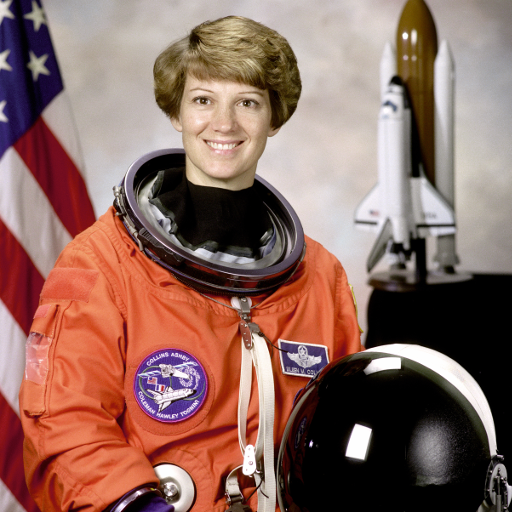
#> input picture python/astronaut.png, 512 x 512 px
$ python -i psf.py   (imports and definitions only)
#> lines starting #> are read from the running program, lines starting #| are printed output that depends on the picture
### python/deconv/utils.py
"""Shared helpers: FFT convolution, PSF<->OTF, boundary handling, noise
estimation, image I/O and quality metrics.

Only numpy / scipy / matplotlib (+ Pillow, which matplotlib ships with)
are required.
"""
from __future__ import annotations

import numpy as np
from scipy import ndimage

# --------------------------------------------------------------------------
# PSF / OTF
# --------------------------------------------------------------------------

def normalize_psf(psf: np.ndarray) -> np.ndarray:
    """Clip negatives and scale the PSF so it sums to 1 (energy preserving)."""
    psf = np.clip(np.asarray(psf, dtype=np.float64), 0, None)
    s = psf.sum()
    if s <= 0:
        raise ValueError("PSF has no positive energy")
    return psf / s


def psf2otf(psf: np.ndarray, shape: tuple[int, int]) -> np.ndarray:
    """Zero-pad a PSF to `shape` and circularly shift its centre to (0, 0)
    before taking the FFT (equivalent to MATLAB's psf2otf)."""
    psf = np.asarray(psf, dtype=np.float64)
    pad = np.zeros(shape, dtype=np.float64)
    ph, pw = psf.shape
    pad[:ph, :pw] = psf
    pad = np.roll(pad, (-(ph // 2), -(pw // 2)), axis=(0, 1))
    return np.fft.fft2(pad)


# [77 lines left out: functions otf2psf, fft_convolve, blur, edgetaper, pad_for_fft, prepare and 1 more, not called in this run]


# --------------------------------------------------------------------------
# I/O
# --------------------------------------------------------------------------

def to_gray(img: np.ndarray) -> np.ndarray:
    if img.ndim == 2:
        return img
    return img[..., :3] @ np.array([0.299, 0.587, 0.114])


# [31 lines left out: functions load_image, save_image, load_psf, not called in this run]


# --------------------------------------------------------------------------
# Metrics
# --------------------------------------------------------------------------

def psnr(ref: np.ndarray, img: np.ndarray, data_range: float = 1.0) -> float:
    mse = np.mean((np.asarray(ref, float) - np.asarray(img, float)) ** 2)
    return float("inf") if mse == 0 else float(10 * np.log10(data_range ** 2 / mse))


# [11 lines left out: function ssim, not called in this run]

### python/deconv/psf.py
"""Point-spread-function models and estimators.

Models
------
gaussian_psf(sigma)              optical / atmospheric / sensor blur
disk_psf(radius)                 defocus (geometric optics: uniform disk)
motion_psf(length, angle)        linear camera / object motion

Estimators
----------
estimate_from_point_source(img)  crop + register + stack isolated bright points
estimate_from_edge(img)          slanted-edge ESF -> LSF -> Gaussian sigma
estimate_gaussian_blind(img)     fit the radial power spectrum (no target needed)
estimate_defocus_blind(img)      match spectrum zeros of a disk OTF
estimate_motion_blind(img)       spectrum stripe angle + cepstrum length
blind_estimate(img, size)        non-parametric kernel by multi-scale
                                 alternating minimisation (Cho & Lee style)
estimate_psf(img, kind=...)      dispatcher, incl. kind='auto'
"""
from __future__ import annotations

import numpy as np
from scipy import ndimage, optimize
from scipy import fft as _sfft

from .utils import normalize_psf, psf2otf, to_gray

# ==========================================================================
# PSF models
# ==========================================================================

def _odd(n: float) -> int:
    n = int(np.ceil(n))
    return n if n % 2 == 1 else n + 1


def gaussian_psf(sigma: float, size: int | None = None) -> np.ndarray:
    """Isotropic 2-D Gaussian PSF.  size defaults to ~ 6.5 sigma (odd)."""
    sigma = max(float(sigma), 1e-3)
    size = size or max(3, _odd(6.5 * sigma))
    r = (size - 1) / 2
    y, x = np.mgrid[-r:r + 1, -r:r + 1]
    return normalize_psf(np.exp(-(x ** 2 + y ** 2) / (2 * sigma ** 2)))


def disk_psf(radius: float, size: int | None = None, oversample: int = 8) -> np.ndarray:
    """Uniform (pillbox) defocus PSF with anti-aliased rim."""
    radius = max(float(radius), 0.5)
    size = size or _odd(2 * radius + 3)
    r = (size - 1) / 2
    n = size * oversample
    c = (np.arange(n) + 0.5) / oversample - 0.5 - r
    yy, xx = np.meshgrid(c, c, indexing="ij")
    hi = (xx ** 2 + yy ** 2 <= radius ** 2).astype(float)
    psf = hi.reshape(size, oversample, size, oversample).mean(axis=(1, 3))
    return normalize_psf(psf)


def motion_psf(length: float, angle: float = 0.0, size: int | None = None,
               oversample: int = 8) -> np.ndarray:
    """Linear motion blur of `length` pixels.  `angle` in degrees, measured
    counter-clockwise from the +x axis as seen on screen (row index grows
    downward, so +angle tilts the streak up-right)."""
    length = max(float(length), 1.0)
    size = size or _odd(length + 3)
    r = (size - 1) / 2
    t = np.deg2rad(angle)
    n = size * oversample
    psf_hi = np.zeros((n, n))
    m = int(np.ceil(length * oversample * 4)) + 1
    s = np.linspace(-length / 2, length / 2, m)
    xs = (s * np.cos(t) + r + 0.5) * oversample - 0.5
    ys = (-s * np.sin(t) + r + 0.5) * oversample - 0.5
    xi = np.clip(np.round(xs).astype(int), 0, n - 1)
    yi = np.clip(np.round(ys).astype(int), 0, n - 1)
    np.add.at(psf_hi, (yi, xi), 1.0)
    psf_hi = ndimage.gaussian_filter(psf_hi, oversample * 0.35)
    psf = psf_hi.reshape(size, oversample, size, oversample).sum(axis=(1, 3))
    return normalize_psf(psf)


# [21 lines left out: functions make_psf, center_psf, not called in this run]


def _window(shape):
    return np.outer(np.hanning(shape[0]), np.hanning(shape[1]))


def _log_spectrum(img: np.ndarray) -> np.ndarray:
    """Centered log-magnitude spectrum of a Hann-windowed, square crop."""
    g = to_gray(img).astype(float)
    n = min(g.shape)
    n -= n % 2
    y0, x0 = (g.shape[0] - n) // 2, (g.shape[1] - n) // 2
    g = g[y0:y0 + n, x0:x0 + n]
    g = (g - g.mean()) * _window(g.shape)
    return np.log(np.abs(np.fft.fftshift(np.fft.fft2(g))) + 1e-8)


def _radial_profile(a: np.ndarray, nbins: int | None = None):
    n = a.shape[0]
    c = n // 2
    y, x = np.indices(a.shape)
    r = np.hypot(y - c, x - c)
    rb = r.astype(int)
    nbins = nbins or c
    sums = np.bincount(rb.ravel(), a.ravel(), minlength=nbins)[:nbins]
    cnt = np.bincount(rb.ravel(), minlength=nbins)[:nbins]
    prof = sums / np.maximum(cnt, 1)
    f = np.arange(nbins) / n     # cycles / pixel
    return f, prof


# ==========================================================================
# 1. From point sources (stars, beads, pin-holes, specular glints)
# ==========================================================================

# [134 lines left out: functions find_point_sources, estimate_from_point_source, _best_edge_roi, estimate_from_edge, not called in this run]


# ==========================================================================
# 3. Blind parametric estimation from the power spectrum
# ==========================================================================

def estimate_gaussian_blind(img: np.ndarray):
    """Blind Gaussian sigma from the radially averaged power spectrum.

    Model (natural-image statistics):
        P(f) = A f^-alpha * exp(-4 pi^2 sigma^2 f^2) + N
    i.e. a 1/f^alpha scene spectrum attenuated by the Gaussian OTF^2 plus a
    white noise floor.  Fit in log domain.  Returns (psf, sigma)."""
    ls = _log_spectrum(img)
    f, prof = _radial_profile(2 * ls)        # log power
    sel = (f > 0.01) & (f < 0.5)
    f, lp = f[sel], prof[sel]

    def model(q):
        logA, alpha, sigma, logN = q
        return np.logaddexp(logA - alpha * np.log(f) - 4 * np.pi ** 2 * sigma ** 2 * f ** 2, logN)

    best = None
    for s0 in (0.7, 1.5, 3.0, 6.0):
        q0 = [lp[0] + 2 * np.log(f[0]), 2.0, s0, lp[-1]]
        r = optimize.least_squares(lambda q: model(q) - lp, q0,
                                   bounds=([-np.inf, 1.0, 0.0, -np.inf], [np.inf, 3.5, 30, np.inf]))
        if best is None or r.cost < best.cost:
            best = r
    sigma = float(best.x[2])
    return gaussian_psf(max(sigma, 0.3)), sigma


def _whitened_radial(img):
    """Radial log spectrum with the smooth 1/f trend removed - spectral zeros
    of the OTF show up as dips."""
    ls = _log_spectrum(img)
    f, prof = _radial_profile(ls)
    sel = (f > 0.005) & (f < 0.45)
    f, prof = f[sel], prof[sel]
    trend = ndimage.uniform_filter1d(prof, max(5, len(prof) // 6), mode="nearest")
    return f, prof - trend


def estimate_defocus_blind(img: np.ndarray, r_range=(1.0, 25.0),
                           return_score: bool = False):
    """Blind defocus radius: correlate the whitened radial log spectrum with
    the log |OTF| of disks of candidate radius (zeros of 2 J1(x)/x).
    Returns (psf, radius)."""
    from scipy.special import j1
    f, wp = _whitened_radial(img)
    wp = (wp - wp.mean()) / (wp.std() + 1e-12)
    best_r, best_s = r_range[0], -np.inf
    for R in np.arange(r_range[0], r_range[1] + 1e-9, 0.1):
        x = 2 * np.pi * R * f
        otf = np.abs(2 * j1(x) / np.maximum(x, 1e-9))
        m = np.log(otf + 0.02)
        m = m - ndimage.uniform_filter1d(m, max(5, len(m) // 6), mode="nearest")
        m = (m - m.mean()) / (m.std() + 1e-12)
        s = np.mean(m * wp)
        if s > best_s:
            best_s, best_r = s, R
    if return_score:
        return disk_psf(best_r), float(best_r), float(best_s)
    return disk_psf(best_r), float(best_r)


def estimate_motion_blind(img: np.ndarray, max_length: int = 60):
    """Blind linear-motion estimate.

    angle  : motion blur multiplies the spectrum by a sinc along the motion
             direction, producing parallel dark stripes perpendicular to it.
             We project the trend-removed log spectrum at every angle; the
             projection along the stripes oscillates most (Radon method).
    length : the sinc zeros are spaced N/L bins apart, so the cepstrum
             (IFFT of log|G|) has a strong negative peak at distance L along
             the motion direction.
    Returns (psf, length, angle_deg)."""
    ls = _log_spectrum(img)
    n = ls.shape[0]
    c = n // 2
    # remove radial trend
    y, x = np.indices(ls.shape)
    r = np.hypot(y - c, x - c)
    f, prof = _radial_profile(ls)
    trend = np.interp(r, np.arange(len(prof)), ndimage.uniform_filter1d(prof, 5))
    wl = (ls - trend) * (r < 0.45 * n) * (r > 2)
    # Radon-style projection variance
    def proj_var(a):
        rot = ndimage.rotate(wl, -a, reshape=False, order=1)
        return np.var(rot.sum(axis=0)[c - n // 3:c + n // 3])
    coarse = np.arange(0, 180, 2.0)                     # coarse search ...
    a0 = coarse[int(np.argmax([proj_var(a) for a in coarse]))]
    fine = np.arange(a0 - 2, a0 + 2.01, 0.25)            # ... then refine
    best_a = float(fine[int(np.argmax([proj_var(a) for a in fine]))]) % 180
    angle = best_a          # direction (in spectrum) across which values oscillate
    # cepstrum along the motion direction
    g = to_gray(img).astype(float)
    m = min(g.shape); m -= m % 2
    g = g[:m, :m]
    G = np.fft.fft2((g - g.mean()) * _window(g.shape))
    cep = np.real(np.fft.ifft2(np.log(np.abs(G) + 1e-8)))
    cep = np.fft.fftshift(cep)
    cc = m // 2
    t = np.deg2rad(angle)
    rs = np.arange(2, min(max_length, cc - 1), 0.25)
    coords = np.array([cc - rs * np.sin(t), cc + rs * np.cos(t)])
    line = ndimage.map_coordinates(cep, coords, order=1)
    coords2 = np.array([cc + rs * np.sin(t), cc - rs * np.cos(t)])
    line = 0.5 * (line + ndimage.map_coordinates(cep, coords2, order=1))
    # the blur shows up as the most negative cepstral value (first sinc-zero
    # period); restrict to r >= 3 where the central lobe has decayed
    sel = rs >= 3
    length = float(rs[sel][np.argmin(line[sel])])
    # PSF angle convention: CCW from +x on screen.  The spectrum stripes are
    # perpendicular to motion, and the oscillation direction == motion dir.
    psf_angle = angle % 180
    return motion_psf(length, psf_angle), length, float(psf_angle)


# ==========================================================================
# 4. Non-parametric blind kernel estimation
# ==========================================================================

# [109 lines left out: functions _l0_latent, _kernel_step, blind_estimate, not called in this run]


# ==========================================================================
# Dispatcher
# ==========================================================================

def estimate_psf(img: np.ndarray, kind: str = "auto", **kw):
    """Estimate a PSF.

    kind : 'point'    from point sources            (kw: size, centers)
           'edge'     from a straight edge          (kw: roi)
           'gaussian' blind Gaussian (spectrum)
           'defocus'  blind disk radius (spectrum zeros)
           'motion'   blind linear motion (Radon + cepstrum)
           'blind'    non-parametric kernel         (kw: size)
           'auto'     run the parametric blind estimators and keep the one
                      whose model best explains the spectrum
    Returns (psf, info_dict)."""
    kind = kind.lower()
    if kind == "point":
        return estimate_from_point_source(img, **kw), {"kind": "point"}
    if kind == "edge":
        psf, s = estimate_from_edge(img, **kw)
        return psf, {"kind": "gaussian", "sigma": s, "source": "edge"}
    if kind == "gaussian":
        psf, s = estimate_gaussian_blind(img)
        return psf, {"kind": "gaussian", "sigma": s}
    if kind in ("defocus", "disk"):
        psf, r = estimate_defocus_blind(img, **kw)
        return psf, {"kind": "disk", "radius": r}
    if kind == "motion":
        psf, L, a = estimate_motion_blind(img, **kw)
        return psf, {"kind": "motion", "length": L, "angle": a}
    if kind == "blind":
        return blind_estimate(img, **kw), {"kind": "blind"}
    if kind == "auto":
        return _auto(img)
    raise ValueError(f"unknown kind {kind!r}")


def _spectrum_fit_score(img, psf):
    """How well log|OTF| explains the whitened 2-D log spectrum
    (correlation, higher is better)."""
    ls = _log_spectrum(img)
    n = ls.shape[0]
    otf = np.fft.fftshift(np.abs(psf2otf(psf, (n, n))))
    m = np.log(otf + 0.02)
    c = n // 2
    y, x = np.indices(ls.shape)
    r = np.hypot(y - c, x - c)
    sel = (r > 3) & (r < 0.45 * n)
    # remove radial trend from the image spectrum
    f, prof = _radial_profile(ls)
    t = np.interp(r, np.arange(len(prof)), ndimage.uniform_filter1d(prof, 9))
    a = (ls - t)[sel]
    f2, prof2 = _radial_profile(m)
    t2 = np.interp(r, np.arange(len(prof2)), ndimage.uniform_filter1d(prof2, 9))
    b = (m - t2)[sel]
    if b.std() < 1e-6:
        return 0.0
    return float(np.corrcoef(a, b)[0, 1])


def _auto(img, motion_thr: float = 0.28, disk_thr: float = 0.55):
    """Pick the PSF family automatically.

    * motion : 2-D correlation between the whitened log spectrum and the
               estimated motion OTF (straight parallel zero-stripes).
    * disk   : 1-D correlation of the radial spectrum with Bessel zero rings.
    * Gaussian OTFs have no zeros, so when neither zero pattern is found the
      blind Gaussian fit is used.
    Thresholds were calibrated on synthetic blurs of natural images."""
    pm, L, a = estimate_motion_blind(img)
    ms = _spectrum_fit_score(img, pm)
    pd, R, ds = estimate_defocus_blind(img, return_score=True)
    scores = {"motion": round(ms, 3), "disk": round(ds, 3)}
    if ms >= motion_thr:
        return pm, {"kind": "motion", "length": L, "angle": a, "scores": scores}
    if ds >= disk_thr:
        return pd, {"kind": "disk", "radius": R, "scores": scores}
    pg, sg = estimate_gaussian_blind(img)
    return pg, {"kind": "gaussian", "sigma": sg, "scores": scores}

>>> import cv2
>>> picture = cv2.imread('../astronaut.png', cv2.IMREAD_GRAYSCALE)
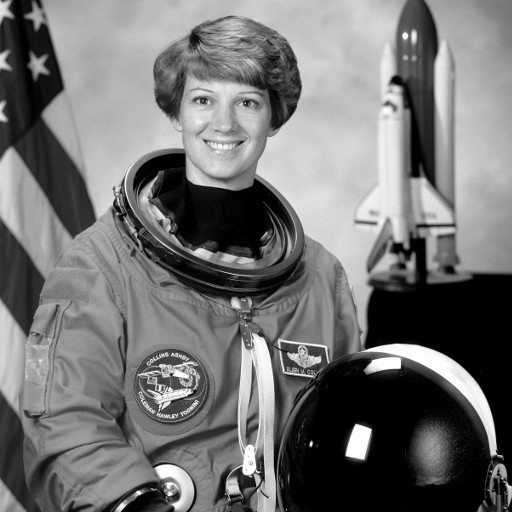
#> picture: shape (512, 512); min 0, max 255, mean 115
>>> result = estimate_psf(picture)
#> in _log_spectrum, `g = (g - g.mean()) * _window(g.shape)`:
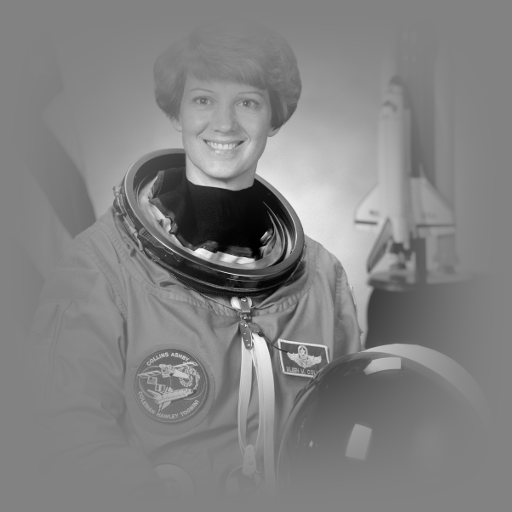
#> g: shape (512, 512) float64; min -114.9, max 110, mean 0.4; drawn with min black and max white
#> in _log_spectrum, `return np.log(np.abs(np.fft.fftshift(np.fft.fft2(g))) + 1e-8)`:
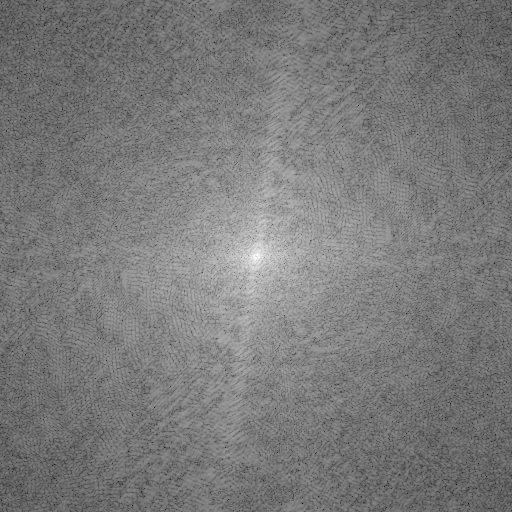
#> returned value: shape (512, 512) float64; min 1.08, max 14.12, mean 7.34; drawn with min black and max white
#> in _radial_profile, `sums = np.bincount(rb.ravel(), a.ravel(), minlength=nbins)[:nbins]`: sums = 256 values, max 11031.6 at index 255, min 11.53 at index 0, mean 6102.8
#> in _radial_profile, `prof = sums / np.maximum(cnt, 1)`: prof = 256 values, max 13.71 at index 2, min 6.79 at index 251, mean 8.32
#> in estimate_motion_blind, `f, prof = _radial_profile(ls)`: f = 256 values from 0 to 0.498
#> in estimate_motion_blind, `trend = np.interp(r, np.arange(len(prof)), ndimage.uniform_filter1d(pr..`:
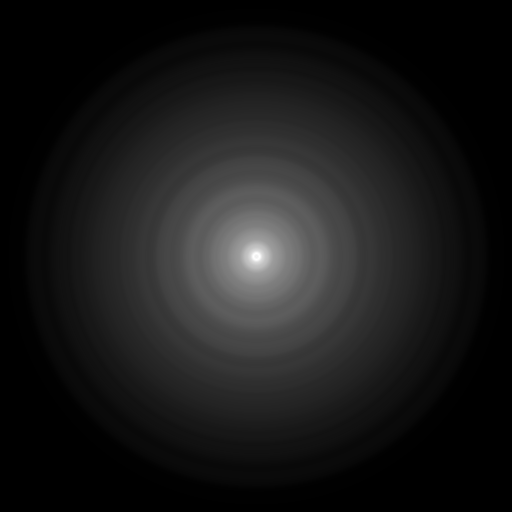
#> trend: shape (512, 512) float64; min 6.8, max 13.02, mean 7.42; drawn with min black and max white
#> in estimate_motion_blind, `trend = np.interp(r, np.arange(len(prof)), ndimage.uniform_filter1d(pr..`:
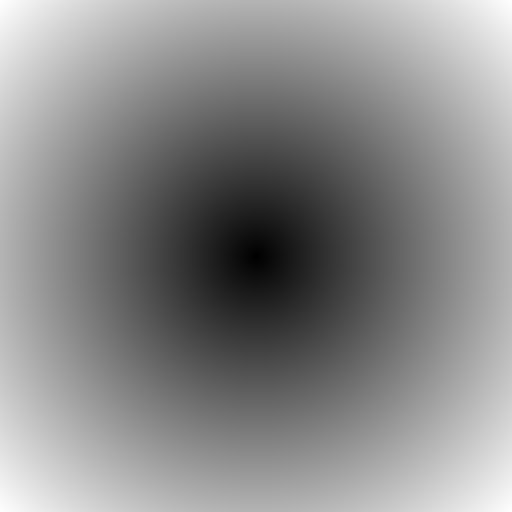
#> r: shape (512, 512) float64; min 0, max 362, mean 195.9; drawn with min black and max white
#> in estimate_motion_blind, `wl = (ls - trend) * (r < 0.45 * n) * (r > 2)`:
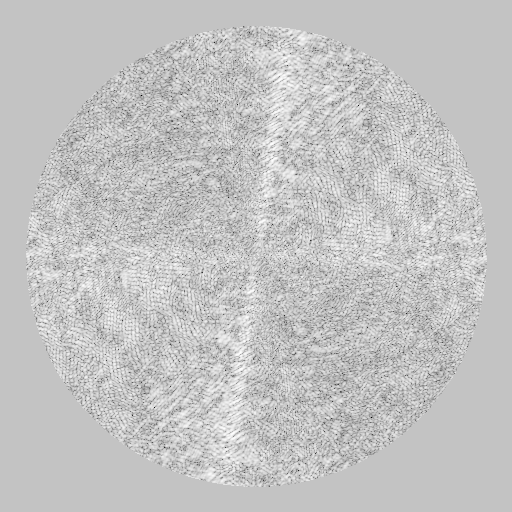
#> wl: shape (512, 512) float64; min -5.5, max 1.66, mean 0.00384; drawn with min black and max white
#> in proj_var (call 40), `rot = ndimage.rotate(wl, -a, reshape=False, order=1)`:
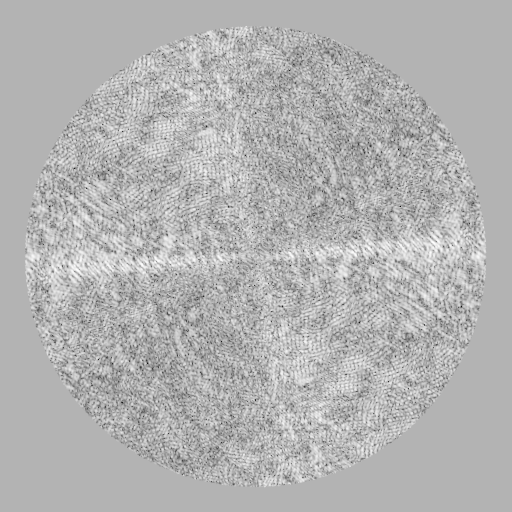
#> rot: shape (512, 512) float64; min -3.84, max 1.61, mean 0.00384; drawn with min black and max white
#> in estimate_motion_blind, `a0 = coarse[int(np.argmax([proj_var(a) for a in coarse]))]`: a0 = 172
#> in estimate_motion_blind, `line = ndimage.map_coordinates(cep, coords, order=1)`: line = 232 values, max 0.0497 at index 0, min -0.00265 at index 198, mean 0.00522
#> in estimate_motion_blind, `length = float(rs[sel][np.argmin(line[sel])])`: length = 51.5
#> in motion_psf, `size = size or _odd(length + 3)`: size = 55
#> in motion_psf, `r = (size - 1) / 2`: r = 27
#> in motion_psf, `n = size * oversample`: n = 440
#> in motion_psf, `m = int(np.ceil(length * oversample * 4)) + 1`: m = 1649
#> in motion_psf, `xs = (s * np.cos(t) + r + 0.5) * oversample - 0.5`: xs = 1649 values, max 423.1 at index 0, min 15.9 at index 1648, mean 219.5
#> in motion_psf, `ys = (-s * np.sin(t) + r + 0.5) * oversample - 0.5`: ys = 1649 values, max 250.8 at index 0, min 188.2 at index 1648, mean 219.5
#> in motion_psf, `xi = np.clip(np.round(xs).astype(int), 0, n - 1)`: xi = 1649 values, max 423 at index 0, min 16 at index 1646, mean 219.5
#> in motion_psf, `yi = np.clip(np.round(ys).astype(int), 0, n - 1)`: yi = 1649 values, max 251 at index 0, min 188 at index 1640, mean 219.5
#> in normalize_psf, `s = psf.sum()`: s = 1649
#> in _auto, `pm, L, a = estimate_motion_blind(img)`: L = 51.5; a = 171.2
#> in _spectrum_fit_score, `f, prof = _radial_profile(ls)`: f = 256 values from 0 to 0.498
#> in _spectrum_fit_score, `f2, prof2 = _radial_profile(m)`: prof2 = 256 values, max 0.0198 at index 0, min -3.45 at index 249, mean -2.8
#> in _auto, `ms = _spectrum_fit_score(img, pm)`: ms = 0.141
#> in _whitened_radial, `f, prof = _radial_profile(ls)`: f = 256 values from 0 to 0.498
#> in _whitened_radial, `f, prof = f[sel], prof[sel]`: f = 228 values from 0.00586 to 0.449; prof = 228 values, max 13.12 at index 0, min 6.96 at index 226, mean 8.42
#> in _whitened_radial, `trend = ndimage.uniform_filter1d(prof, max(5, len(prof) // 6), mode="n..`: trend = 228 values, max 12.25 at index 0, min 7 at index 227, mean 8.46
#> in estimate_defocus_blind, `f, wp = _whitened_radial(img)`: f = 228 values from 0.00586 to 0.449; wp = 228 values, max 0.874 at index 0, min -0.527 at index 15, mean -0.0382
#> in estimate_defocus_blind, `wp = (wp - wp.mean()) / (wp.std() + 1e-12)`: wp = 228 values, max 7.17 at index 0, min -3.85 at index 15, mean 1.56e-17
#> the loop in estimate_defocus_blind, `for R in np.arange(r_range[0], r_range[1] + 1e-9, 0.1):` made 241 passes
#> (s, best_s, best_r) on passes 1, 2, 3, 4, 6, 20, 21, 30: (-0.0756, -0.0756, 1), (-0.0639, -0.0639, 1.1), (-0.0477, -0.0477, 1.2), (-0.0213, -0.0213, 1.3), (0.0269, 0.0269, 1.5), (0.0417, 0.0417, 2.9), (0.0587, 0.0587, 3), (0.085, 0.085, 3.9)
#> after the loop in estimate_defocus_blind, `for R in np.arange(r_range[0], r_range[1] + 1e-9, 0.1):`: best_r = 18.1; best_s = 0.482
#> in disk_psf, `radius = max(float(radius), 0.5)`: radius = 18.1
#> in disk_psf, `size = size or _odd(2 * radius + 3)`: size = 41
#> in disk_psf, `r = (size - 1) / 2`: r = 20
#> in disk_psf, `n = size * oversample`: n = 328
#> in disk_psf, `c = (np.arange(n) + 0.5) / oversample - 0.5 - r`: c = 328 values from -20.44 to 20.44
#> in _auto, `pd, R, ds = estimate_defocus_blind(img, return_score=True)`: R = 18.1; ds = 0.482
#> in _auto, `scores = {"motion": round(ms, 3), "disk": round(ds, 3)}`: scores = {'motion': 0.141, 'disk': 0.482}
#> in estimate_gaussian_blind, `f, prof = _radial_profile(2 * ls)`: f = 256 values from 0 to 0.498; prof = 256 values, max 27.43 at index 2, min 13.58 at index 251, mean 16.63
#> in estimate_gaussian_blind, `f, lp = f[sel], prof[sel]`: f = 250 values from 0.0117 to 0.498; lp = 250 values, max 24.7 at index 0, min 13.58 at index 245, mean 16.42
#> the loop in estimate_gaussian_blind, `for s0 in (0.7, 1.5, 3.0, 6.0):` made 4 passes
#> q0 on passes 1 to 3: [15.81, 2, 0.7, 13.59], [15.81, 2, 1.5, 13.59], [15.81, 2, 3, 13.59]
